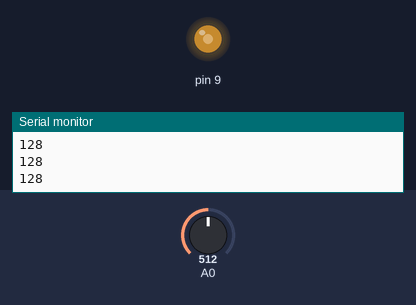
Bench run of a sketch on a simulated Arduino Uno, built with avr-gcc and run on an emulated ATmega328P. Shown: output pins drawn as LEDs (lit = HIGH), the last lines printed to the serial monitor. The test bench sets the inputs (shaded band); at power-on: A0 = 512.

Above: at 1.2 s.
1.3 s: A0 set to 716
At 2.5 s:
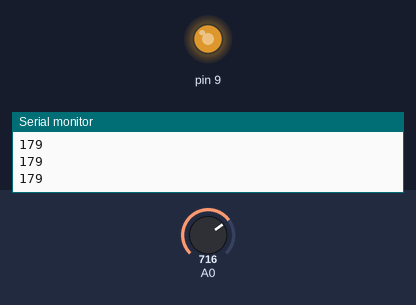
2.8 s: A0 set to 900
At 3.8 s:
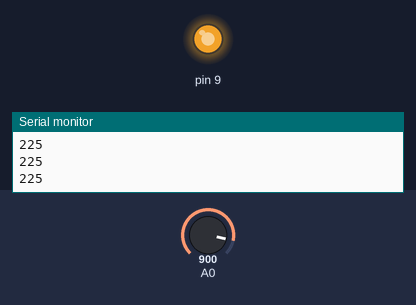
4.3 s: A0 set to 122
At 4.9 s:
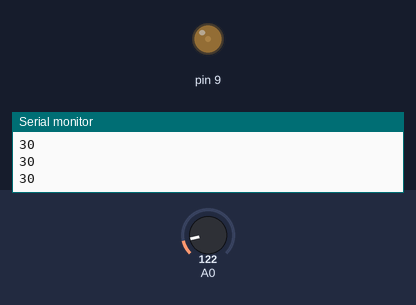
5.8 s: A0 set to 0
At 7.2 s:
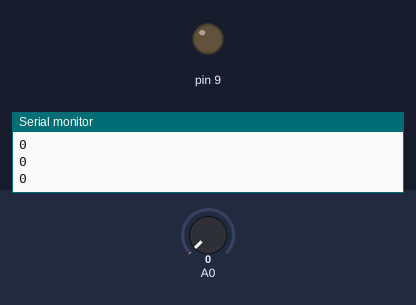
Timing chart, 0 to 8.3 s (numbered marks = the images above; inputs shaded):
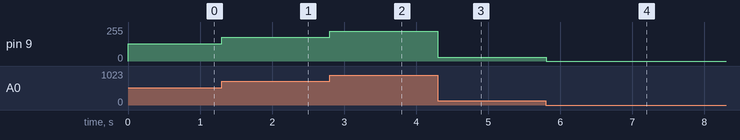

Measured:
- after the input at 1.3 s, pin 9: 128/255 → 179/255 at once
- after the input at 2.8 s, pin 9: 179/255 → 225/255 at once
- after the input at 4.3 s, pin 9: 225/255 → 30/255 at once
- after the input at 5.8 s, pin 9: 30/255 → 0/255 at once

The sketch:

15_AnalogLED.ino
```cpp
void setup() {
  // put your setup code here, to run once:
  Serial.begin(9600);
  pinMode(9, OUTPUT);
}

void loop() {
  // put your main code here, to run repeatedly:

  int  sensorValue = analogRead(A0)/4;
  analogWrite(9, sensorValue);
  Serial.println(sensorValue);
}
```
